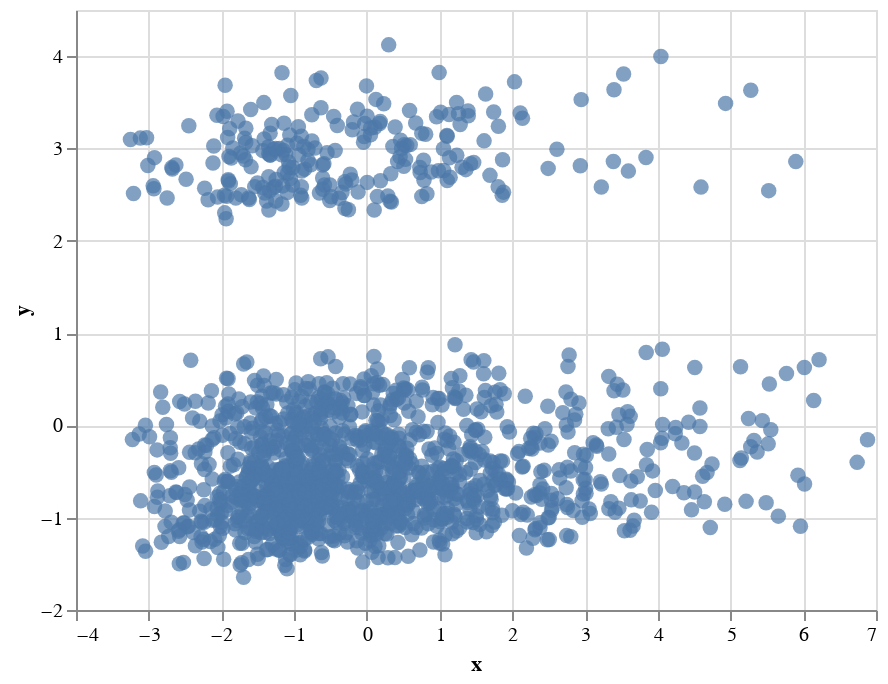

The notebook cell saved with this chart:
### Code cell
alt.Chart(vis_data).mark_circle(size=60).encode(
    x='x',
    y='y',
    tooltip=['Gender', 'MonthlyIncome']
).interactive()

### Figure 1 — Vega-Lite specification as saved in the notebook (floating-point values rounded to 4 significant figures; data arrays with more than 128 entries replaced by an {"elided": "..."} marker saying what was removed)
{"config": {"view": {"continuousWidth": 400, "continuousHeight": 300}}, "data": {"name": "data-e86d5e60dceaa2cdd62875d076f5a166"}, "mark": {"type": "circle", "size": 60}, "encoding": {"tooltip": [{"field": "Gender", "type": "quantitative"}, {"field": "MonthlyIncome", "type": "quantitative"}], "x": {"field": "x", "type": "quantitative"}, "y": {"field": "y", "type": "quantitative"}}, "selection": {"selector001": {"type": "interval", "bind": "scales", "encodings": ["x", "y"]}}, "$schema": "https://vega.github.io/schema/vega-lite/v4.17.0.json", "datasets": {"data-e86d5e60dceaa2cdd62875d076f5a166": {"elided": "1493 records"}}}
